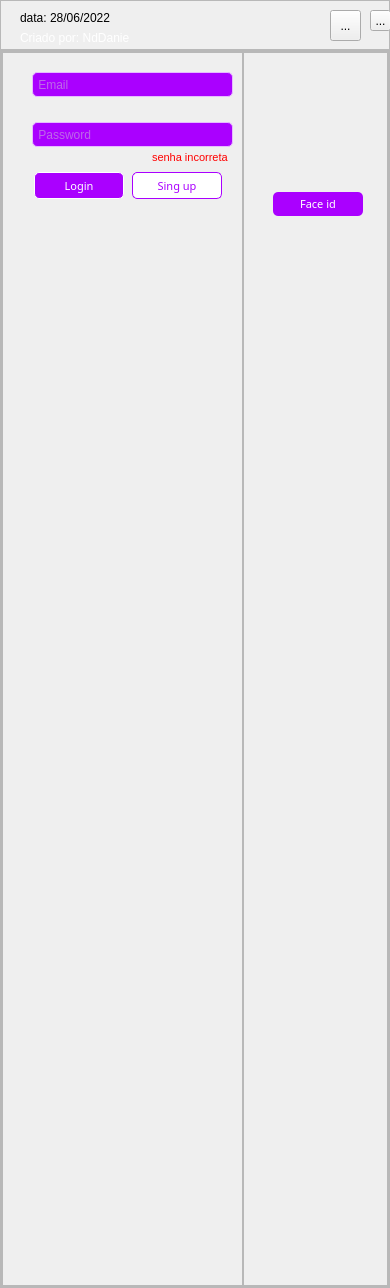
               <widget class="QWidget" name="page_login">
                <layout class="QVBoxLayout" name="verticalLayout">
                 <property name="spacing">
                  <number>0</number>
                 </property>
                 <property name="leftMargin">
                  <number>0</number>
                 </property>
                 <property name="topMargin">
                  <number>0</number>
                 </property>
                 <property name="rightMargin">
                  <number>0</number>
                 </property>
                 <property name="bottomMargin">
                  <number>0</number>
                 </property>
                 <item>
                  <widget class="QFrame" name="title_login">
                   <property name="minimumSize">
                    <size>
                     <width>0</width>
                     <height>50</height>
                    </size>
                   </property>
                   <property name="maximumSize">
                    <size>
                     <width>16777215</width>
                     <height>50</height>
                    </size>
                   </property>
                   <property name="frameShape">
                    <enum>QFrame::StyledPanel</enum>
                   </property>
                   <property name="frameShadow">
                    <enum>QFrame::Raised</enum>
                   </property>
                   <widget class="QToolButton" name="fechar_3">
                    <property name="geometry">
                     <rect>
                      <x>370</x>
                      <y>10</y>
                      <width>21</width>
                      <height>21</height>
                     </rect>
                    </property>
                    <property name="toolTip">
                     <string>&lt;html&gt;&lt;head/&gt;&lt;body&gt;&lt;p&gt;&lt;span style=&quot; color:#ffffff;&quot;&gt;Fechar&lt;/span&gt;&lt;/p&gt;&lt;/body&gt;&lt;/html&gt;</string>
                    </property>
                    <property name="styleSheet">
                     <string notr="true">QToolButton:hover{
	background-color: rgb(170, 0, 255);
	border-radius:10px;
}
QToolButton:pressed{
	background-color: rgb(170, 85, 255);
	border-radius:10px;
}</string>
                    </property>
                    <property name="text">
                     <string>...</string>
                    </property>
                    <property name="icon">
                     <iconset>
                      <normaloff>img/cancel_512px.png</normaloff>img/cancel_512px.png</iconset>
                    </property>
                    <property name="iconSize">
                     <size>
                      <width>20</width>
                      <height>20</height>
                     </size>
                    </property>
                   </widget>
                   <widget class="QLabel" name="criadoPor_2">
                    <property name="geometry">
                     <rect>
                      <x>20</x>
                      <y>30</y>
                      <width>110</width>
                      <height>16</height>
                     </rect>
                    </property>
                    <property name="styleSheet">
                     <string notr="true">color:#ffffff;
</string>
                    </property>
                    <property name="text">
                     <string>Criado por: NdDaniel</string>
                    </property>
                   </widget>
                   <widget class="QLabel" name="data_2">
                    <property name="geometry">
                     <rect>
                      <x>20</x>
                      <y>10</y>
                      <width>91</width>
                      <height>16</height>
                     </rect>
                    </property>
                    <property name="whatsThis">
                     <string/>
                    </property>
                    <property name="styleSheet">
                     <string notr="true"/>
                    </property>
                    <property name="text">
                     <string>&lt;html&gt;&lt;head/&gt;&lt;body&gt;&lt;p&gt;&lt;span style=&quot; color:#dcbbff;&quot;&gt;data:  &lt;/span&gt;&lt;span style=&quot; color:#c297ff;&quot;/&gt;&lt;span style=&quot; color:#ffffff;&quot;&gt;28/06/2022&lt;/span&gt;&lt;/p&gt;&lt;/body&gt;&lt;/html&gt;</string>
                    </property>
                   </widget>
                   <widget class="QToolButton" name="camera_2">
                    <property name="geometry">
                     <rect>
                      <x>330</x>
                      <y>10</y>
                      <width>31</width>
                      <height>31</height>
                     </rect>
                    </property>
                    <property name="toolTip">
                     <string>&lt;html&gt;&lt;head/&gt;&lt;body&gt;&lt;p&gt;&lt;span style=&quot; color:#ffffff;&quot;&gt;WebCamOFF&lt;/span&gt;&lt;/p&gt;&lt;/body&gt;&lt;/html&gt;</string>
                    </property>
                    <property name="styleSheet">
                     <string notr="true">QToolButton:hover{
	background-color: rgb(170, 0, 255);
	border-radius:10px;
}
QToolButton:pressed{
	background-color: rgb(170, 85, 255);
	border-radius:10px;
}</string>
                    </property>
                    <property name="text">
                     <string>...</string>
                    </property>
                    <property name="icon">
                     <iconset>
                      <normaloff>img/Instagram_90px.png</normaloff>img/Instagram_90px.png</iconset>
                    </property>
                    <property name="iconSize">
                     <size>
                      <width>100</width>
                      <height>200</height>
                     </size>
                    </property>
                   </widget>
                  </widget>
                 </item>
                 <item>
                  <widget class="QFrame" name="container_login">
                   <property name="minimumSize">
                    <size>
                     <width>261</width>
                     <height>0</height>
                    </size>
                   </property>
                   <property name="styleSheet">
                    <string notr="true"/>
                   </property>
                   <property name="frameShape">
                    <enum>QFrame::StyledPanel</enum>
                   </property>
                   <property name="frameShadow">
                    <enum>QFrame::Raised</enum>
                   </property>
                   <layout class="QHBoxLayout" name="horizontalLayout_2">
                    <property name="spacing">
                     <number>0</number>
                    </property>
                    <property name="leftMargin">
                     <number>0</number>
                    </property>
                    <property name="topMargin">
                     <number>0</number>
                    </property>
                    <property name="rightMargin">
                     <number>0</number>
                    </property>
                    <property name="bottomMargin">
                     <number>0</number>
                    </property>
                    <item>
                     <widget class="QFrame" name="container_login2">
                      <property name="frameShape">
                       <enum>QFrame::StyledPanel</enum>
                      </property>
                      <property name="frameShadow">
                       <enum>QFrame::Raised</enum>
                      </property>
                      <layout class="QHBoxLayout" name="horizontalLayout_5">
                       <property name="spacing">
                        <number>0</number>
                       </property>
                       <property name="leftMargin">
                        <number>0</number>
                       </property>
                       <property name="topMargin">
                        <number>0</number>
                       </property>
                       <property name="rightMargin">
                        <number>0</number>
                       </property>
                       <property name="bottomMargin">
                        <number>0</number>
                       </property>
                       <item alignment="Qt::AlignLeft">
                        <widget class="QFrame" name="login">
                         <property name="minimumSize">
                          <size>
                           <width>241</width>
                           <height>1234</height>
                          </size>
                         </property>
                         <property name="maximumSize">
                          <size>
                           <width>241</width>
                           <height>1234</height>
                          </size>
                         </property>
                         <property name="frameShape">
                          <enum>QFrame::StyledPanel</enum>
                         </property>
                         <property name="frameShadow">
                          <enum>QFrame::Raised</enum>
                         </property>
                         <widget class="QLineEdit" name="senha_login">
                          <property name="geometry">
                           <rect>
                            <x>30</x>
                            <y>20</y>
                            <width>201</width>
                            <height>25</height>
                           </rect>
                          </property>
                          <property name="styleSheet">
                           <string notr="true">QLineEdit{
background-color: rgb(170, 0, 255);
border:1px solid rgb(230, 187, 255);
border-radius:5px;
color: rgb(208, 208, 208)
}


QLineEdit:hover{
background-color: rgb(170, 0, 255);
border:2px solid rgb(230, 187, 255);
border-radius:5px;}

QLineEdit:focus{
background-color: rgb(130, 0, 195);
border:2px solid rgb(230, 187, 255);
border-radius:5px;
color: rgb(230, 187, 255);}</string>
                          </property>
                          <property name="echoMode">
                           <enum>QLineEdit::Normal</enum>
                          </property>
                          <property name="alignment">
                           <set>Qt::AlignLeading|Qt::AlignLeft|Qt::AlignVCenter</set>
                          </property>
                          <property name="placeholderText">
                           <string> Email</string>
                          </property>
                         </widget>
                         <widget class="QPushButton" name="sengup">
                          <property name="geometry">
                           <rect>
                            <x>130</x>
                            <y>120</y>
                            <width>90</width>
                            <height>27</height>
                           </rect>
                          </property>
                          <property name="font">
                           <font>
                            <family>Segoe UI Semibold</family>
                            <pointsize>8</pointsize>
                           </font>
                          </property>
                          <property name="toolTip">
                           <string>&lt;html&gt;&lt;head/&gt;&lt;body&gt;&lt;p&gt;&lt;br/&gt;&lt;/p&gt;&lt;/body&gt;&lt;/html&gt;</string>
                          </property>
                          <property name="styleSheet">
                           <string notr="true">QPushButton{
color: rgb(170, 0, 255);
background-color: rgb(255, 255, 255);
border-radius:5px;
border: 1.3px solid rgb(170, 0, 255);
}
QPushButton:hover{
color:rgb(255, 255, 255);
background-color:rgb(170, 0, 255);
border-radius:5px;
border: 2px solid rgb(170, 0, 255)
}
QPushButton:pressed{
color: rgb(170, 0, 255);
background-color: rgb(255, 255, 255);
border-radius:5px;
border: 1.3px solid rgb(170, 0, 255);
}

QToolTip{
background-color: rgb(170, 85, 255);
border-radius:3px;
border:3px solid rgb(255, 255, 255);
}</string>
                          </property>
                          <property name="text">
                           <string>Sing up</string>
                          </property>
                         </widget>
                         <widget class="QPushButton" name="login_btn">
                          <property name="geometry">
                           <rect>
                            <x>32</x>
                            <y>120</y>
                            <width>90</width>
                            <height>27</height>
                           </rect>
                          </property>
                          <property name="font">
                           <font>
                            <family>Segoe UI Semibold</family>
                            <pointsize>8</pointsize>
                           </font>
                          </property>
                          <property name="toolTip">
                           <string>&lt;html&gt;&lt;head/&gt;&lt;body&gt;&lt;p&gt;&lt;br/&gt;&lt;/p&gt;&lt;/body&gt;&lt;/html&gt;</string>
                          </property>
                          <property name="styleSheet">
                           <string notr="true">QPushButton{
color:#ffffff;
background-color: rgb(170, 0, 255);
border-radius:5px;
border: 1.3px solid rgb(255, 255, 255);
}
QPushButton:hover{
color:#aa00ff;
background-color: rgb(255, 255, 255);
border-radius:5px;
border: 2px solid rgb(255, 255, 255);
}
QPushButton:pressed{
color:#ffffff;
background-color: rgb(170, 0, 255);
border-radius:5px;
}

QToolTip{
background-color: rgb(170, 85, 255);
border-radius:3px;
border:3px solid rgb(255, 255, 255);
}</string>
                          </property>
                          <property name="text">
                           <string>Login</string>
                          </property>
                         </widget>
                         <widget class="QLineEdit" name="password">
                          <property name="geometry">
                           <rect>
                            <x>30</x>
                            <y>70</y>
                            <width>201</width>
                            <height>25</height>
                           </rect>
                          </property>
                          <property name="styleSheet">
                           <string notr="true">QLineEdit{
background-color: rgb(170, 0, 255);
border:1px solid rgb(230, 187, 255);
border-radius:5px;
color: rgb(208, 208, 208)
}


QLineEdit:hover{
background-color: rgb(170, 0, 255);
border:2px solid rgb(230, 187, 255);
border-radius:5px;}

QLineEdit:focus{
background-color: rgb(130, 0, 195);
border:2px solid rgb(230, 187, 255);
border-radius:5px;
color: rgb(230, 187, 255);}</string>
                          </property>
                          <property name="echoMode">
                           <enum>QLineEdit::Password</enum>
                          </property>
                          <property name="alignment">
                           <set>Qt::AlignLeading|Qt::AlignLeft|Qt::AlignVCenter</set>
                          </property>
                          <property name="placeholderText">
                           <string> Password</string>
                          </property>
                         </widget>
                         <widget class="QLabel" name="senhaIncorreta_2">
                          <property name="geometry">
                           <rect>
                            <x>150</x>
                            <y>100</y>
                            <width>81</width>
                            <height>10</height>
                           </rect>
                          </property>
                          <property name="font">
                           <font>
                            <pointsize>8</pointsize>
                           </font>
                          </property>
                          <property name="styleSheet">
                           <string notr="true">color: rgb(255, 0, 0);</string>
                          </property>
                          <property name="text">
                           <string>senha incorreta</string>
                          </property>
                         </widget>
                        </widget>
                       </item>
                       <item>
                        <widget class="QFrame" name="zone_logo_2">
                         <property name="minimumSize">
                          <size>
                           <width>145</width>
                           <height>0</height>
                          </size>
                         </property>
                         <property name="maximumSize">
                          <size>
                           <width>145</width>
                           <height>12345</height>
                          </size>
                         </property>
                         <property name="frameShape">
                          <enum>QFrame::StyledPanel</enum>
                         </property>
                         <property name="frameShadow">
                          <enum>QFrame::Raised</enum>
                         </property>
                         <widget class="QLabel" name="logoPrincipal_login">
                          <property name="geometry">
                           <rect>
                            <x>20</x>
                            <y>0</y>
                            <width>111</width>
                            <height>111</height>
                           </rect>
                          </property>
                          <property name="styleSheet">
                           <string notr="true"/>
                          </property>
                          <property name="text">
                           <string/>
                          </property>
                          <property name="pixmap">
                           <pixmap>img/logoAu.png</pixmap>
                          </property>
                          <property name="alignment">
                           <set>Qt::AlignCenter</set>
                          </property>
                         </widget>
                         <widget class="QPushButton" name="faceid_login_3">
                          <property name="geometry">
                           <rect>
                            <x>30</x>
                            <y>140</y>
                            <width>90</width>
                            <height>24</height>
                           </rect>
                          </property>
                          <property name="font">
                           <font>
                            <family>Segoe UI Semibold</family>
                            <pointsize>8</pointsize>
                           </font>
                          </property>
                          <property name="toolTip">
                           <string>&lt;html&gt;&lt;head/&gt;&lt;body&gt;&lt;p&gt;Alterar a froma de login&lt;/p&gt;&lt;/body&gt;&lt;/html&gt;</string>
                          </property>
                          <property name="styleSheet">
                           <string notr="true">QPushButton{
color:#ffffff;
background-color: rgb(170, 0, 255);
border-radius:5px;
}
QPushButton:hover{
color:#ffffff;
background-color: rgb(149, 0, 223);
border-radius:5px;
}
QPushButton:pressed{
color:#ffffff;
background-color: rgb(170, 0, 255);
border-radius:5px;
}

QToolTip{
background-color: rgb(170, 85, 255);
border-radius:3px;
border:3px solid rgb(255, 255, 255);
}</string>
                          </property>
                          <property name="text">
                           <string>Face id</string>
                          </property>
                         </widget>
                        </widget>
                       </item>
                      </layout>
                     </widget>
                    </item>
                    <item>
                     <widget class="QFrame" name="singup">
                      <property name="minimumSize">
                       <size>
                        <width>0</width>
                        <height>0</height>
                       </size>
                      </property>
                      <property name="maximumSize">
                       <size>
                        <width>0</width>
                        <height>16777215</height>
                       </size>
                      </property>
                      <property name="frameShape">
                       <enum>QFrame::StyledPanel</enum>
                      </property>
                      <property name="frameShadow">
                       <enum>QFrame::Raised</enum>
                      </property>
                      <widget class="QPushButton" name="login_btn_singup">
                       <property name="geometry">
                        <rect>
                         <x>30</x>
                         <y>130</y>
                         <width>90</width>
                         <height>27</height>
                        </rect>
                       </property>
                       <property name="font">
                        <font>
                         <family>Segoe UI Semibold</family>
                         <pointsize>8</pointsize>
                        </font>
                       </property>
                       <property name="toolTip">
                        <string>&lt;html&gt;&lt;head/&gt;&lt;body&gt;&lt;p&gt;&lt;br/&gt;&lt;/p&gt;&lt;/body&gt;&lt;/html&gt;</string>
                       </property>
                       <property name="styleSheet">
                        <string notr="true">QPushButton{
color:#ffffff;
background-color: rgb(170, 0, 255);
border-radius:5px;
border: 1.3px solid rgb(255, 255, 255);
}
QPushButton:hover{
color:#aa00ff;
background-color: rgb(255, 255, 255);
border-radius:5px;
border: 2px solid rgb(255, 255, 255);
}
QPushButton:pressed{
color:#ffffff;
background-color: rgb(170, 0, 255);
border-radius:5px;
}
</string>
                       </property>
                       <property name="text">
                        <string>Login</string>
                       </property>
                      </widget>
                      <widget class="QLineEdit" name="email_singup">
                       <property name="geometry">
                        <rect>
                         <x>20</x>
                         <y>10</y>
                         <width>201</width>
                         <height>25</height>
                        </rect>
                       </property>
                       <property name="styleSheet">
                        <string notr="true">QLineEdit{
background-color: rgb(170, 0, 255);
border:1px solid rgb(230, 187, 255);
border-radius:5px;
color: rgb(208, 208, 208)
}


QLineEdit:hover{
background-color: rgb(170, 0, 255);
border:2px solid rgb(230, 187, 255);
border-radius:5px;}

QLineEdit:focus{
background-color: rgb(130, 0, 195);
border:2px solid rgb(230, 187, 255);
border-radius:5px;
color: rgb(230, 187, 255);}</string>
                       </property>
                       <property name="echoMode">
                        <enum>QLineEdit::Normal</enum>
                       </property>
                       <property name="alignment">
                        <set>Qt::AlignLeading|Qt::AlignLeft|Qt::AlignVCenter</set>
                       </property>
                       <property name="placeholderText">
                        <string> Email</string>
                       </property>
                      </widget>
                      <widget class="QPushButton" name="singup_singup">
                       <property name="geometry">
                        <rect>
                         <x>130</x>
                         <y>130</y>
                         <width>90</width>
                         <height>27</height>
                        </rect>
                       </property>
                       <property name="font">
                        <font>
                         <family>Segoe UI Semibold</family>
                         <pointsize>8</pointsize>
                        </font>
                       </property>
                       <property name="toolTip">
                        <string>&lt;html&gt;&lt;head/&gt;&lt;body&gt;&lt;p&gt;&lt;br/&gt;&lt;/p&gt;&lt;/body&gt;&lt;/html&gt;</string>
                       </property>
                       <property name="styleSheet">
                        <string notr="true">QPushButton{
color: rgb(170, 0, 255);
background-color: rgb(255, 255, 255);
border-radius:5px;
border: 1.3px solid rgb(170, 0, 255);
}
QPushButton:hover{
color:rgb(255, 255, 255);
background-color:rgb(170, 0, 255);
border-radius:5px;
border: 2px solid rgb(170, 0, 255)
}
QPushButton:pressed{
color: rgb(170, 0, 255);
background-color: rgb(255, 255, 255);
border-radius:5px;
border: 1.3px solid rgb(170, 0, 255);
}

</string>
                       </property>
                       <property name="text">
                        <string>Sing up</string>
                       </property>
                      </widget>
                      <widget class="QLineEdit" name="password1">
                       <property name="geometry">
                        <rect>
                         <x>20</x>
                         <y>50</y>
                         <width>201</width>
                         <height>25</height>
                        </rect>
                       </property>
                       <property name="styleSheet">
                        <string notr="true">QLineEdit{
background-color: rgb(170, 0, 255);
border:1px solid rgb(230, 187, 255);
border-radius:5px;
color: rgb(208, 208, 208)
}


QLineEdit:hover{
background-color: rgb(170, 0, 255);
border:2px solid rgb(230, 187, 255);
border-radius:5px;}

QLineEdit:focus{
background-color: rgb(130, 0, 195);
border:2px solid rgb(230, 187, 255);
border-radius:5px;
color: rgb(230, 187, 255);}</string>
                       </property>
                       <property name="echoMode">
                        <enum>QLineEdit::Password</enum>
                       </property>
                       <property name="alignment">
                        <set>Qt::AlignLeading|Qt::AlignLeft|Qt::AlignVCenter</set>
                       </property>
                       <property name="placeholderText">
                        <string> Password</string>
                       </property>
                      </widget>
                      <widget class="QLineEdit" name="password2">
                       <property name="geometry">
                        <rect>
                         <x>20</x>
                         <y>90</y>
                         <width>201</width>
                         <height>25</height>
                        </rect>
                       </property>
                       <property name="styleSheet">
                        <string notr="true">QLineEdit{
background-color: rgb(170, 0, 255);
border:1px solid rgb(230, 187, 255);
border-radius:5px;
color: rgb(208, 208, 208)
}


QLineEdit:hover{
background-color: rgb(170, 0, 255);
border:2px solid rgb(230, 187, 255);
border-radius:5px;}

QLineEdit:focus{
background-color: rgb(130, 0, 195);
border:2px solid rgb(230, 187, 255);
border-radius:5px;
color: rgb(230, 187, 255);}</string>
                       </property>
                       <property name="echoMode">
                        <enum>QLineEdit::Password</enum>
                       </property>
                       <property name="alignment">
                        <set>Qt::AlignLeading|Qt::AlignLeft|Qt::AlignVCenter</set>
                       </property>
                       <property name="placeholderText">
                        <string> Repeat-password</string>
                       </property>
                      </widget>
                      <widget class="QLabel" name="senhaIncorreta_3">
                       <property name="geometry">
                        <rect>
                         <x>135</x>
                         <y>117</y>
                         <width>81</width>
                         <height>10</height>
                        </rect>
                       </property>
                       <property name="font">
                        <font>
                         <pointsize>8</pointsize>
                        </font>
                       </property>
                       <property name="styleSheet">
                        <string notr="true">color: rgb(255, 0, 0);</string>
                       </property>
                       <property name="text">
                        <string>senha incorreta</string>
                       </property>
                      </widget>
                     </widget>
                    </item>
                   </layout>
                  </widget>
                 </item>
                </layout>
               </widget>
